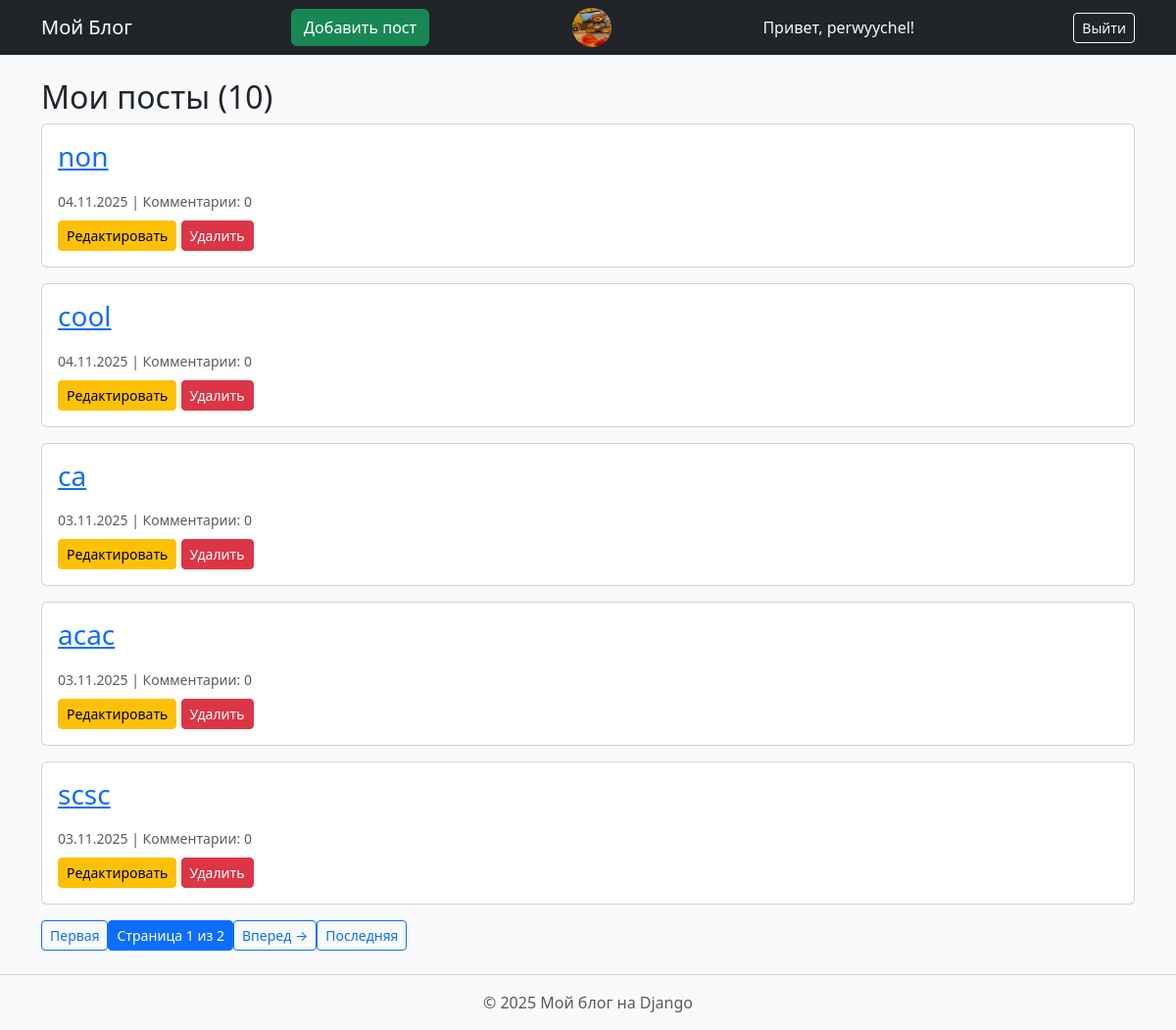
Page /my_posts/ (signed in) on the committed database.
### blog/models.py (models this page shows, shortened)
class Profile(models.Model):
    user = models.OneToOneField(User, on_delete=models.CASCADE)
    avatar = models.ImageField(upload_to='avatars/', blank=True, null=True)
    bio = models.TextField(blank=True)  # 🔹 новое поле

class Post(models.Model):
    title = models.CharField(max_length=200)
    text = models.TextField(max_length=200)
    date = models.DateTimeField(auto_now_add=True)
    author = models.ForeignKey(User, on_delete=models.CASCADE, related_name='posts')
    category = models.ForeignKey(Category, on_delete=models.SET_NULL, null=True, blank=True, related_name='posts')
    tags = models.ManyToManyField('Tag', related_name='posts',blank=True)
    image = models.ImageField(upload_to='post_images/', blank=True, null=True)

### blog/views.py (the view)
# urls.py: path('my_posts/', views.my_posts, name='my_posts'),
@login_required
def my_posts(request):
    posts = request.user.posts.all().order_by('-date')
    paginator = Paginator(posts, 5)
    page_number = request.GET.get('page')
    page_obj = paginator.get_page(page_number)
    return render(request, 'blog/my_posts.html', {
        'page_obj': page_obj,
        'posts_count': posts.count()
    })

### blog/templates/blog/my_posts.html (shortened to what this page needs)
{% extends 'blog/base.html' %}
{% block content %}
<h2>Мои посты ({{ posts_count }})</h2>
{% for post in page_obj %}
<div class="card mb-3">
    <div class="card-body">
        <h3><a href="{% url 'post_detail' post.id %}">{{ post.title }}</a></h3>
        <small class="text-muted">
            {{ post.date|date:"d.m.Y" }} |
            Комментарии: {{ post.comments.count }}
        </small>
        <div class="mt-2">
            <a href="{% url 'edit_post' post.id %}" class="btn btn-warning btn-sm">Редактировать</a>
            <a href="{% url 'delete_post' post.id %}" class="btn btn-danger btn-sm">Удалить</a>
        </div>
    </div>
</div>
{% empty %}
<p>У вас пока нет постов.</p>
<a href="{% url 'create_post' %}" class="btn btn-success">Создать первый пост</a>
{% endfor %}
{% if page_obj.has_other_pages %}
<div class="pagination">
    <a href="?page=1" class="btn btn-outline-primary btn-sm">Первая</a>
    <span class="btn btn-primary btn-sm">
        Страница {{ page_obj.number }} из {{ page_obj.paginator.num_pages }}
    </span>
    {% if page_obj.has_next %}
        <a href="?page={{ page_obj.next_page_number }}" class="btn btn-outline-primary btn-sm">Вперед →</a>
    {% endif %}
    <a href="?page={{ page_obj.paginator.num_pages }}" class="btn btn-outline-primary btn-sm">Последняя</a>
</div>
{% endif %}
{% endblock %}

### blog/templates/blog/base.html (shortened to what this page needs)
<!DOCTYPE html>
<html lang="ru">
<head>
  <link href="https://cdn.jsdelivr.net/npm/bootstrap@5.3.2/dist/css/bootstrap.min.css" rel="stylesheet">
</head>
<body class="bg-light">
  <nav class="navbar navbar-expand-lg navbar-dark bg-dark mb-4">
    <div class="container">
      <a class="navbar-brand" href="{% url 'home' %}">Мой Блог</a>
      <a class="btn btn-success" href="{% url 'create_post' %}">Добавить пост</a>
      {% if user.is_authenticated %}
        {% if user.profile.avatar %}
          <a href="{% url 'profile' %}">
            <img src="{{ user.profile.avatar.url }}" class="rounded-circle me-2" width="40" height="40" alt="Аватар">
          </a>
        {% else %}
          <a href="{% url 'profile' %}" class="btn btn-outline-light btn-sm me-2">👤</a>
        {% endif %}
        <span class="text-light me-3">Привет, {{ user.username }}!</span>
        <form method="post" action="{% url 'logout' %}" class="d-inline">
          <button type="submit" class="btn btn-outline-light btn-sm">Выйти</button>
        </form>
      {% else %}
        <a href="{% url 'login' %}" class="btn btn-outline-light btn-sm me-2">Войти</a>
        <a href="{% url 'register' %}" class="btn btn-outline-light btn-sm">Регистрация</a>
      {% endif %}
    </div>
  </nav>
  <div class="container">
    {% block content %}{% endblock %}
  </div>
  <footer class="text-center mt-4 mb-3 text-muted">
    <hr>
    <p>© 2025 Мой блог на Django</p>
  </footer>
</body>
</html>

### rows in the picture
Post: title "non", date "04.11.2025", comments.count "0"
Post: title "cool", date "04.11.2025", comments.count "0"
Post: title "ca", date "03.11.2025", comments.count "0"
Post: title "acac", date "03.11.2025", comments.count "0"
Post: title "scsc", date "03.11.2025", comments.count "0"

### other values in the picture
{{ user.username }} "perwyychel"
{{ posts_count }} "10"
{{ page_obj.number }} "1"
{{ page_obj.paginator.num_pages }} "2"
